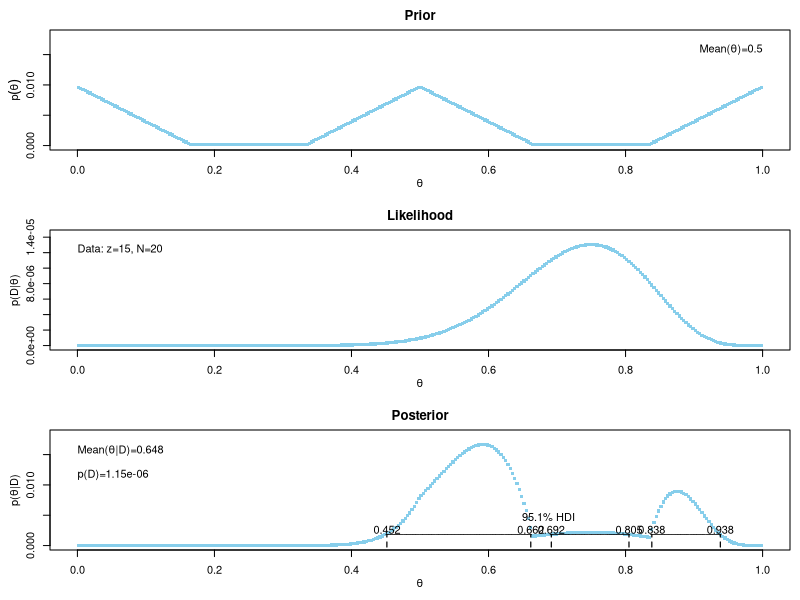
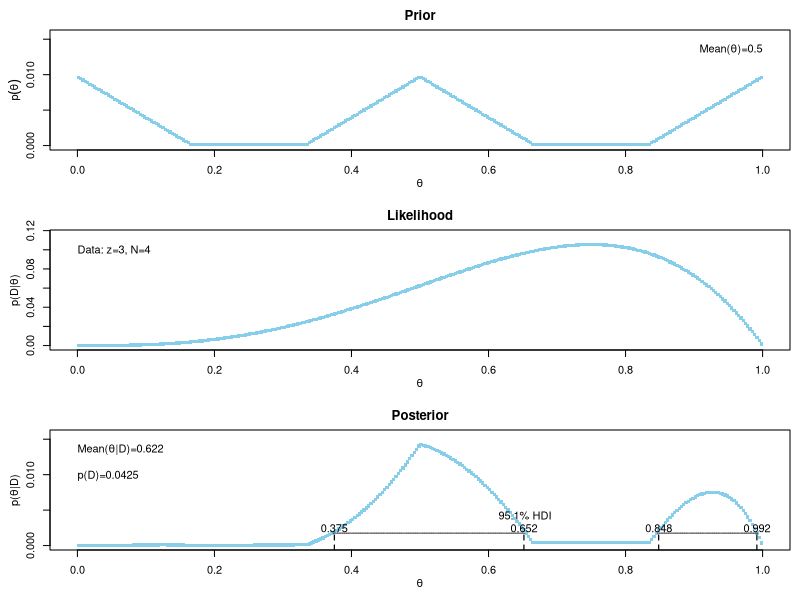
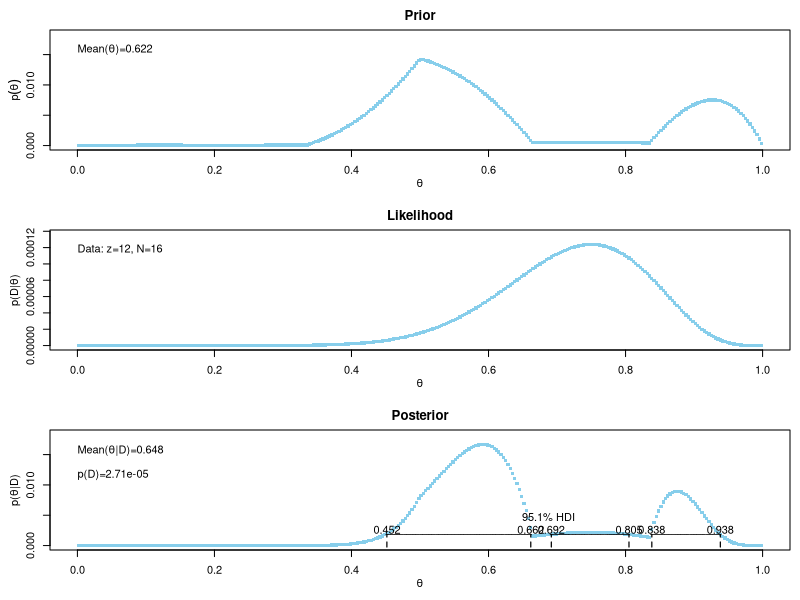
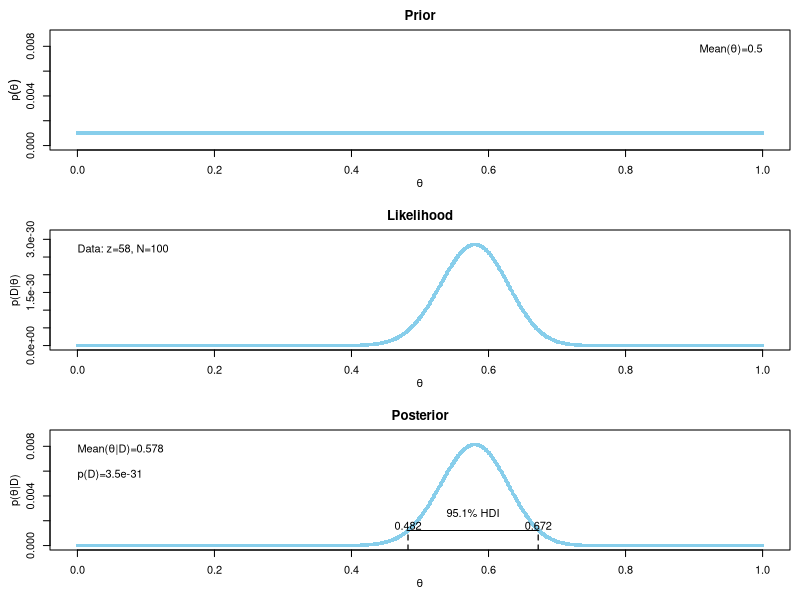
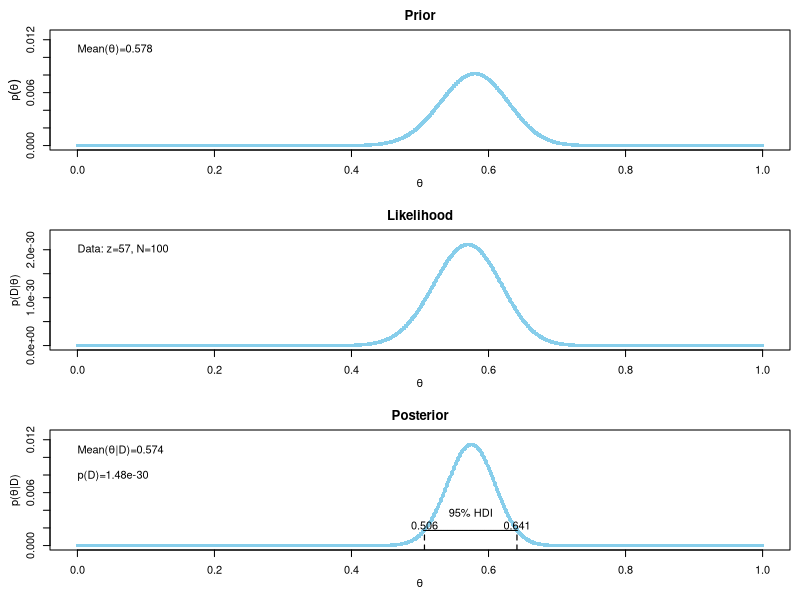
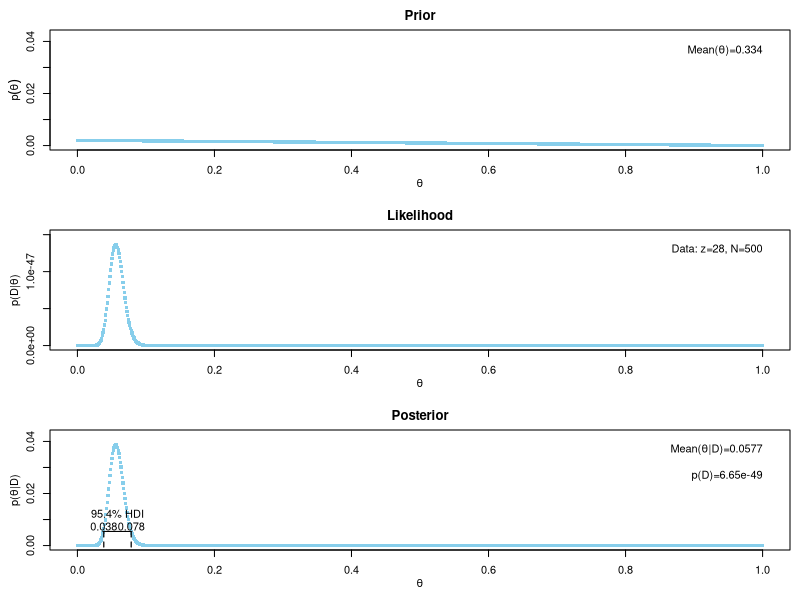
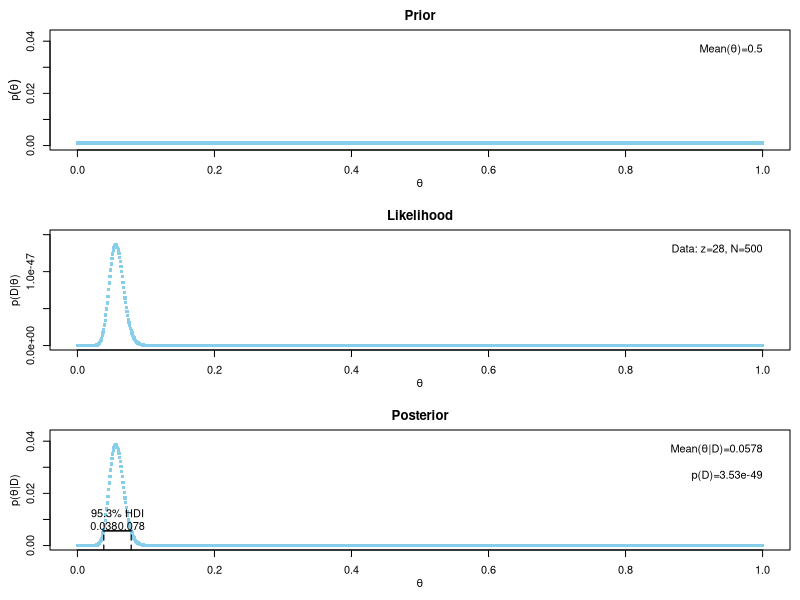
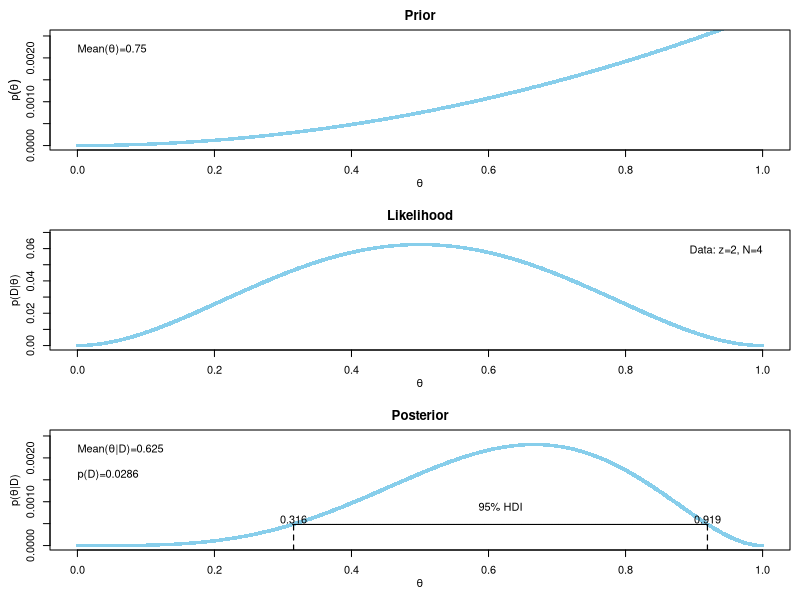

Recreate these plots in R, in order.
## ---- chunk 1
# Bayesian updating for Bernoulli likelihood and prior specified on a grid.
# args:
#   theta:      vector of theta values, all between 0 and 1
#   pTheta:     vector of corresponding probability masses
#   Data:       vector of 1's and 0's, where 1 corresponds to a, and 0 b
#   credib:     probability mass of the HDI
#   nToPlot:    number of grid points to plot
#   plot:       plot prior, likelihood and posterior
# output:
#   pThetaGivenData:    vector of posterior probability masses over theta
BernGrid <- function(theta, pTheta, Data, credib = 0.95, nToPlot = length(theta),
                     plot = TRUE) {
    
    # summarise data
    z <- sum(Data == 1)
    N <- length(Data)
    # compute the likelihood of thhe Data for each value of theta
    pDataGivenTheta <- theta^z * (1 - theta)^(N-z)
    # compute the evidence and the posterior
    pData <- sum(pDataGivenTheta * pTheta)
    pThetaGivenData <- pDataGivenTheta * pTheta / pData
    
    if(plot) {
        layout(matrix(c(1,2,3), nrow = 3, ncol = 1, byrow = FALSE))
        par(mar = c(3,3,1,0), mgp = c(2,1,0), mai = c(0.5, 0.5, 0.3, 0.1))
        dotsize <- 5
        # if comb has a lot of intervals, reduce to a subset
        nteeth <- length(theta)
        if(nteeth > nToPlot) {
            thinIdx <- seq(1, nteeth, round(nteeth / nToPlot))
            if(length(thinIdx) < length(theta)) {
                thinIdx <- c(thinIdx, nteeth)
            }
        } else {
            thinIdx <- 1:nteeth
        }
        meanTheta <- sum(theta * pTheta)
        # plot prior
        plot(theta[thinIdx], pTheta[thinIdx], type = "p", pch = ".", cex = dotsize,
             xlim = c(0, 1), ylim = c(0, 1.1*max(pThetaGivenData)), xlab = bquote(theta),
             ylab = bquote(p(theta)), main = "Prior", col = "skyblue")
        if(meanTheta > .5) {
            textx <- 0
            textadj <- c(0,1)
        } else {
            textx <- 1
            textadj <- c(1,1)
        }
        text(textx, 1.0*max(pThetaGivenData), bquote("Mean(" * theta * ")=" * .(signif(meanTheta, 3))), adj = textadj)
        # plot likelihood
        plot(theta[thinIdx], pDataGivenTheta[thinIdx], type = "p", pch = ".", cex = dotsize,
             xlim = c(0, 1), ylim = c(0, 1.1* max(pDataGivenTheta)),
             xlab = bquote(theta), ylab = bquote("p(D|" * theta * ")"),
             main = "Likelihood", col = "skyblue")
        if(z > .5*N) {
            textx <- 0
            textadj <- c(0,1)
        } else {
            textx <- 1
            textadj <- c(1,1)
        }
        text(textx, 1*max(pDataGivenTheta), 
             bquote("Data: z=" * .(z) * ", N=" * .(N)), adj = textadj)
        # plot the posterior
        meanThetaGivenData <- sum(theta * pThetaGivenData)
        plot(theta[thinIdx], pThetaGivenData[thinIdx], type = "p", pch = ".", cex = dotsize,
             xlim = c(0, 1), ylim = c(0, 1.1*max(pThetaGivenData)),
             xlab = bquote(theta), ylab = bquote("p(" * theta * "|D)"),
             main = "Posterior", col = "skyblue")
        if(meanThetaGivenData > .5) {
            textx <- 0
            textadj <- c(0,1)
        } else {
            textx <- 1
            textadj <- c(1,1)
        }
        text(textx, 1*max(pThetaGivenData), 
             bquote("Mean(" * theta * "|D)=" * .(signif(meanThetaGivenData, 3))),
             adj = textadj)
        text(textx, 0.75 * max(pThetaGivenData),
             bquote("p(D)=" * .(signif(pData, 3))), adj = textadj)
        
        # HDI 
        HDIinfo <- HDIofGrid(pThetaGivenData, credMass = credib)
        points(theta[HDIinfo$indices], rep(HDIinfo$height, length(HDIinfo$indices)),
               pch = "-")
        text(mean(theta[HDIinfo$indices]), HDIinfo$height,
             bquote(.(100*signif(HDIinfo$mass,3))*"% HDI"), adj = c(0.5, -1.5))
        inLim <- HDIinfo$indices[1]
        
        for ( idx in 2:(length(HDIinfo$indices)-1) ) {
            if ( ( HDIinfo$indices[idx] != HDIinfo$indices[idx-1]+1 ) | ( HDIinfo$indices[idx] != HDIinfo$indices[idx+1]-1 ) ) { 
                inLim = c(inLim,HDIinfo$indices[idx]) 
            }
        }
        inLim <- c(inLim, HDIinfo$indices[length(HDIinfo$indices)])
        for(idx in inLim) {
            lines(c(theta[idx], theta[idx]), c(-0.5, HDIinfo$height), type = "l",
                  lty = 2, lwd = 1.2)
            text(theta[idx], HDIinfo$height, bquote(.(round(theta[idx], 3))),
                 adj = c(0.5, -0.1))
        }
    }
    return(pThetaGivenData)
}

# calculate HDI on grid
# args:
#   probMassVec:        vector of probability masses at each grid point
#   credMass:           desired mass of the HDI region
# output:
#   list with components:
#       indices:        vector of indices that are in the HDI
#       mass:           the total mass of the included indices
#       height:         the smallest component probability mass in the HDI
HDIofGrid <- function(probMassVec, credMass = 0.95) {
    sortedProbMass <- sort(probMassVec, decreasing = TRUE)
    HDIheightIdx <- min(which(cumsum(sortedProbMass) >= credMass))
    HDIheight <- sortedProbMass[HDIheightIdx]
    HDImass <- sum(probMassVec[probMassVec >= HDIheight])
    return(list(indices = which(probMassVec >= HDIheight),
                mass = HDImass, height = HDIheight))
}
## ---- chunk 2
nIntervals <- 10
width <- 1 / nIntervals
theta <- seq(from = width / 2, to = 1 - width / 2, by = width)
approxMass <- dbeta(theta, 8, 4) * width
pTheta <- approxMass / sum(approxMass)
## ---- chunk 3
theta <- seq(from = 0, to = 1, by = width)
## ---- chunk 4
pTheta <- c(50:1, rep(1, 50), 1:50, 50:1, rep(1, 50), 1:50)
pTheta <- pTheta / sum(pTheta)
width <- 1 / length(pTheta)
theta <- seq(from = width / 2, to = 1 - width / 2, by = width)
post <- BernGrid(theta = theta, pTheta = pTheta, Data = c(rep(1,15), rep(0,5)), plot = TRUE)
## ---- chunk 5
posterior6.3a <- BernGrid(theta = theta, pTheta = pTheta, Data = c(rep(1,3), rep(0,1)), plot = TRUE)
## ---- chunk 6
posterior6.3b <- BernGrid(theta = theta, pTheta = posterior6.3a, Data = c(rep(1,12), rep(0,4)), plot = TRUE)
## ---- chunk 7
pTheta <- rep(1, 1000)
pTheta <- pTheta / sum(pTheta)
width <- 1 / length(pTheta)
theta <- seq(from = width / 2, to = 1-width / 2, by = width)
posterior6.4a <- BernGrid(theta = theta, pTheta = pTheta, Data = c(rep(1, 58), rep(0,42)))
## ---- chunk 8
posterior6.4c <- BernGrid(theta = theta, pTheta = posterior6.4a, Data = c(rep(1, 57), rep(0, 43)))
## ---- chunk 9
pTheta <- 1000:1
pTheta <- pTheta / sum(pTheta)
width <- 1 / length(pTheta)
theta <- seq(from = width / 2, to = 1 - width / 2, by = width)
posterior6.5a <- BernGrid(theta = theta, pTheta = pTheta, Data = c(rep(1,28), rep(0, 500-28)))
## ---- chunk 10
pTheta <- rep(1, 1000)
pTheta <- pTheta / sum(pTheta)
width <- 1 / length(pTheta)
theta <- seq(from = width / 2, to = 1 - width / 2, by = width)
posterior6.5b <- BernGrid(theta = theta, pTheta = pTheta, Data = c(rep(1, 28), rep(0, 500-28)))
## ---- chunk 11
binwidth <- 1 / 1000
thetagrid <- seq(from = binwidth / 2, to = 1 - binwidth / 2, by = binwidth)
relprob <- thetagrid^2
prior <- relprob / sum(relprob)
posterior6.6a <- BernGrid(theta = thetagrid, pTheta = prior, Data = c(rep(1,2), rep(0, 2)))
(predprob <- sum(thetagrid * posterior6.6a))
## ---- chunk 12
binwidth <- 1 / 1000
thetagrid <- seq(from = binwidth / 2, to = 1 - binwidth / 2, by = binwidth)
# model 1
M1relprob <- thetagrid ^ 2
M1prior <- M1relprob / sum(M1relprob)
posterior6.71 <- BernGrid(theta = thetagrid, pTheta = M1prior, Data = c(rep(1, 6), rep(0, 2)))

# model2
M2relprob <- (1 - thetagrid) ^ 2
M2prior <- M2relprob / sum(M2relprob)
posterior6.72 <- BernGrid(theta = thetagrid, pTheta = M2prior, Data = c(rep(1, 6), rep(0, 2)))
## ---- chunk 13
# Bayesian updating for Bernoulli likelihood and beta prior.
# args:
#   priorShape  : vector of parameter values for the prior beta distribution
#   dataVec     : vector of 1's and 0's
#   credMass    : the probability mass of the HDI
#   plot        : plot prior, likelihood and posterior
# output:
#   postShape   : vector of parameter values for the posterior beta distribution
BernBeta <- function(priorShape, dataVec, credMass = 0.95, plot = TRUE) {
   
    # check inputs
    if(length(priorShape) != 2) stop("priorShape must have two, numeric, components.")
    if(any(priorShape <= 0)) stop("priorShape components must be positive.")
    if(any(dataVec != 1 & dataVec !=0)) stop("dataVec must be a vector of 1's and 0's.")
    if(credMass <= 0 | credMass >= 1) stop("credMass must be between 0 and 1.")
    
    # rename prior shape parameters
    a <- priorShape[1]
    b <- priorShape[2]
    # summarise new data
    z <- sum(dataVec == 1)
    N <- length(dataVec)
    # compute posterior shape parameters
    postShape <- c(a + z, b + N - z)
    # compute the evidence, p(D)
    pData <- beta(z + a, N - z + b) / beta(a, b)
    # determine limits of Highest Density Interval
    hpdLim <- HDIofICDF(ICDFname = qbeta, shape1 = postShape[1], shape2 = postShape[2],
                        credMass = credMass)
    if(plot) {
        # plot everything
        binwidth <- 0.005
        Theta <- seq(from = binwidth / 2, to = 1 - (binwidth / 2), by = binwidth)
        pTheta <- dbeta(Theta, a, b)
        pDataGivenTheta <- Theta^z * (1 - Theta)^(N-z)
        pThetaGivenData <- dbeta(Theta, a + z, b + N - z)
        
        layout(matrix(c(1,2,3), nrow = 3, ncol = 1, byrow = TRUE))
        par(mar = c(3,3,1,0), mgp = c(2,1,0), mai = c(0.5, 0.5, 0.3, 0.1))
        maxY <- max(c(pTheta, pThetaGivenData))
        # plot prior
        plot(Theta, pTheta, type = "l", lwd = 3, xlim = c(0, 1), ylim = c(0, maxY),
             xlab = bquote(theta), ylab = bquote(p(theta)), main = "Prior",
             col = "#FF0000")
        if(a > b) {
            textx <- 0
            textadj <- c(0,1)
        } else {
            textx <- 1
            textadj <- c(1, 1)
        }
        text(textx, 1.0*max(pThetaGivenData), bquote("beta(" * theta * "|" * .(a) * "," * .(b) * ")"), adj = textadj)
        
        # plot likelihood
        plot(Theta, pDataGivenTheta, type = "l", lwd = 3, 
             xlim = c(0, 1), ylim = c(0, 1.1*max(pDataGivenTheta)), 
             xlab = bquote(theta), ylab = bquote("p(D|" * theta * ")"),
             main = "Likelihood", col = "#FF0000")
        if(z > 0.5*N) {
            textx <- 0
            textadj <- c(0,1)
        } else {
            textx <- 1
            textadj <- c(1, 1)
        }
        text(textx, 1.0*max(pDataGivenTheta), bquote("Data: z=" * .(z) * ",N=" * .(N)), adj = textadj)
        
        # plot posterior
        plot(Theta, pThetaGivenData, type = "l", lwd = 3, 
             xlim = c(0, 1), ylim = c(0, maxY), 
             xlab = bquote(theta), ylab = bquote("p(" * theta * "|D)"), 
             main = "Posterior", col = "#FF0000")
        if(a + z > b + N - z) {
            textx <- 0
            textadj <- c(0, 1)
        } else {
            textx <- 1
            textadj <- c(1, 1)
        }
        text(textx, 1*max(pThetaGivenData), bquote("beta(" * theta * "|" * .(a + z) * "," * .(b + N - z) * ")"), adj = textadj)
        text(textx, 0.75*max(pThetaGivenData), bquote("p(D)=" * .(signif(pData, 3))), adj = textadj)
        
        # mark the HDI in the posterior
        hpdHt <- mean(c(dbeta(hpdLim[1], a+z, b+N-z), dbeta(hpdLim[2], a+z, b+N-z)))
        lines(c(hpdLim[1], hpdLim[1]), c(-0.5, hpdHt), type = "l", lty = 2, lwd = 1.25)
        lines(c(hpdLim[2], hpdLim[2]), c(-0.5, hpdHt), type = "l", lty = 2, lwd = 1.25)
        lines(hpdLim, c(hpdHt, hpdHt), type = "l", lwd = 1.5)
        text(mean(hpdLim), hpdHt, bquote(.(100*credMass) * "% HDI"), adj = c(0.5, -1))
        text(hpdLim[1], hpdHt, bquote(.(round(hpdLim[1], 3))), adj = c(1.1, -0.1))
        text(hpdLim[2], hpdHt, bquote(.(round(hpdLim[2], 3))), adj = c(-0.1, -0.1))        
    }

    # return posterior shape
    return(postShape)
}
# Compute HDI
# args:
#   ICDFname    : is R's name for inverse cumulative density function of the distribution
#   credMass    : desired mass of the HDI region
#   tol         : is passed to R's optimise function
# output:
#   HDI         : highest density interval limits in a vector
HDIofICDF <- function(ICDFname, credMass = 0.95, tol = 1e-8, ...) {
    
    incredMass <- 1 - credMass
    intervalWidth <- function(lowTrailPr, ICDFname, credMass, ...) {
        ICDFname(credMass + lowTrailPr, ...) - ICDFname(lowTrailPr, ...)
    }
    optInfo <- optimise(intervalWidth, c(0, incredMass), ICDFname = ICDFname, 
                        credMass = credMass, tol = tol, ...)
    HDIlowTailPr <- optInfo$minimum
    return(c(ICDFname(HDIlowTailPr, ...), ICDFname(credMass + HDIlowTailPr, ...)))
}
## ---- chunk 14
posterior6.8 <- BernBeta(c(5,5), c(rep(1, 30), rep(0,20)))
## ---- chunk 15
posterior6.8a <- BernBeta(c(60, 40), c(rep(1, 30), rep(0, 20)))
## ---- chunk 16
posterior6.8b <- BernBeta(c(50, 50), c(rep(1, 30), rep(0, 20)))
